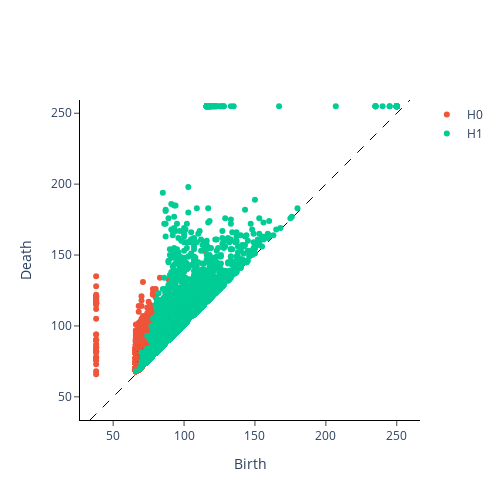

This figure's notebook cell:
### Code cell
diagram_5 = ph.fit_transform_plot(im_gray5[None, :, :], homology_dimensions=(0, 1, 2))

### Figure 1 — Plotly figure (JSON) as saved in the notebook; plotly's stock layout.template omitted (floating-point values rounded to 4 significant figures; data arrays with more than 128 entries replaced by an {"elided": "..."} marker saying what was removed)
{"data": [{"hoverinfo": "none", "line": {"color": "black", "dash": "dash", "width": 1}, "mode": "lines", "showlegend": false, "type": "scatter", "x": [33.66, 259.3], "y": [33.66, 259.3]}, {"hoverinfo": "text", "hovertext": {"elided": "5668 str values"}, "mode": "markers", "name": "H0", "type": "scatter", "x": {"elided": "5668 int values"}, "y": {"elided": "5668 int values"}}, {"hoverinfo": "text", "hovertext": {"elided": "4269 str values"}, "mode": "markers", "name": "H1", "type": "scatter", "x": {"elided": "4269 int values"}, "y": {"elided": "4269 int values"}}, {"hoverinfo": "text", "hovertext": [], "mode": "markers", "name": "H2", "type": "scatter", "x": [], "y": []}], "layout": {"height": 500, "plot_bgcolor": "white", "width": 500, "xaxis": {"autorange": false, "domain": [0, 1], "exponentformat": "e", "linecolor": "black", "linewidth": 1, "mirror": false, "range": [26.96, 266.0], "showexponent": "all", "showline": true, "side": "bottom", "ticks": "outside", "title": {"text": "Birth"}, "type": "linear", "zeroline": true}, "yaxis": {"autorange": false, "domain": [0, 1], "exponentformat": "e", "linecolor": "black", "linewidth": 1, "mirror": false, "range": [33.66, 259.3], "scaleanchor": "x", "scaleratio": 1, "showexponent": "all", "showline": true, "side": "left", "ticks": "outside", "title": {"text": "Death"}, "type": "linear", "zeroline": true}}}
